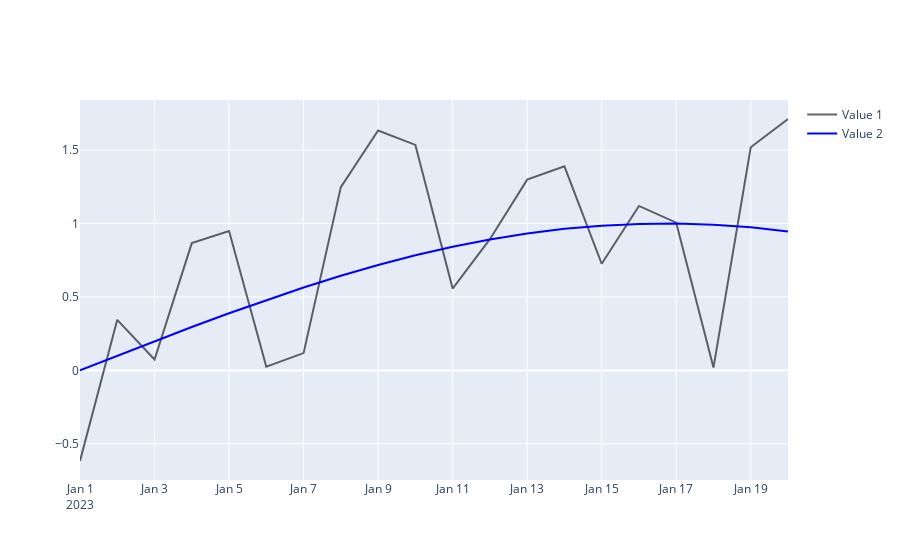

Notebook source saved alongside this figure:
### Code cell
import plotly.graph_objects as go
import pandas as pd
import numpy as np

# random data or other data sources
np.random.seed(1234)
observations = 20
timestep = np.arange(0, observations/10, 0.1)
dates = pd.date_range('1/1/2023', periods=observations)
val1 = np.sin(timestep)
val2=val1+np.random.uniform(low=-1, high=1, size=observations)#.tolist()

# organize data in a pandas dataframe
df= pd.DataFrame({'Timestep':timestep, 'Date':dates,
                               'Value_1':val1,
                               'Value_2':val2})

# Main plotly figure structure
fig = go.Figure([go.Scatter(x=df['Date'], y=df['Value_2'],
                            marker_color='black',
                            opacity=0.6,
                            name='Value 1')])

# One of many possible additions
fig.add_traces([go.Scatter(x=df['Date'], y=df['Value_1'],
                           marker_color='blue',
                           name='Value 2')])

# plot figure

fig.show()

#time and space

### Figure 1 — Plotly figure (JSON) as saved in the notebook; plotly's stock layout.template omitted (floating-point values rounded to 4 significant figures)
{"data": [{"marker": {"color": "black"}, "name": "Value 1", "opacity": 0.6, "type": "scatter", "x": ["2023-01-01T00:00:00", "2023-01-02T00:00:00", "2023-01-03T00:00:00", "2023-01-04T00:00:00", "2023-01-05T00:00:00", "2023-01-06T00:00:00", "2023-01-07T00:00:00", "2023-01-08T00:00:00", "2023-01-09T00:00:00", "2023-01-10T00:00:00", "2023-01-11T00:00:00", "2023-01-12T00:00:00", "2023-01-13T00:00:00", "2023-01-14T00:00:00", "2023-01-15T00:00:00", "2023-01-16T00:00:00", "2023-01-17T00:00:00", "2023-01-18T00:00:00", "2023-01-19T00:00:00", "2023-01-20T00:00:00"], "y": [-0.617, 0.3441, 0.07412, 0.8662, 0.9494, 0.02461, 0.1176, 1.248, 1.634, 1.535, 0.5571, 0.8932, 1.299, 1.389, 0.726, 1.12, 1.006, 0.0192, 1.52, 1.712]}, {"marker": {"color": "blue"}, "name": "Value 2", "type": "scatter", "x": ["2023-01-01T00:00:00", "2023-01-02T00:00:00", "2023-01-03T00:00:00", "2023-01-04T00:00:00", "2023-01-05T00:00:00", "2023-01-06T00:00:00", "2023-01-07T00:00:00", "2023-01-08T00:00:00", "2023-01-09T00:00:00", "2023-01-10T00:00:00", "2023-01-11T00:00:00", "2023-01-12T00:00:00", "2023-01-13T00:00:00", "2023-01-14T00:00:00", "2023-01-15T00:00:00", "2023-01-16T00:00:00", "2023-01-17T00:00:00", "2023-01-18T00:00:00", "2023-01-19T00:00:00", "2023-01-20T00:00:00"], "y": [0, 0.09983, 0.1987, 0.2955, 0.3894, 0.4794, 0.5646, 0.6442, 0.7174, 0.7833, 0.8415, 0.8912, 0.932, 0.9636, 0.9854, 0.9975, 0.9996, 0.9917, 0.9738, 0.9463]}], "layout": {"autosize": true, "xaxis": {"autorange": true, "range": ["2023-01-01", "2023-01-20"], "type": "date"}, "yaxis": {"autorange": true, "range": [-0.7463, 1.841], "type": "linear"}}}
